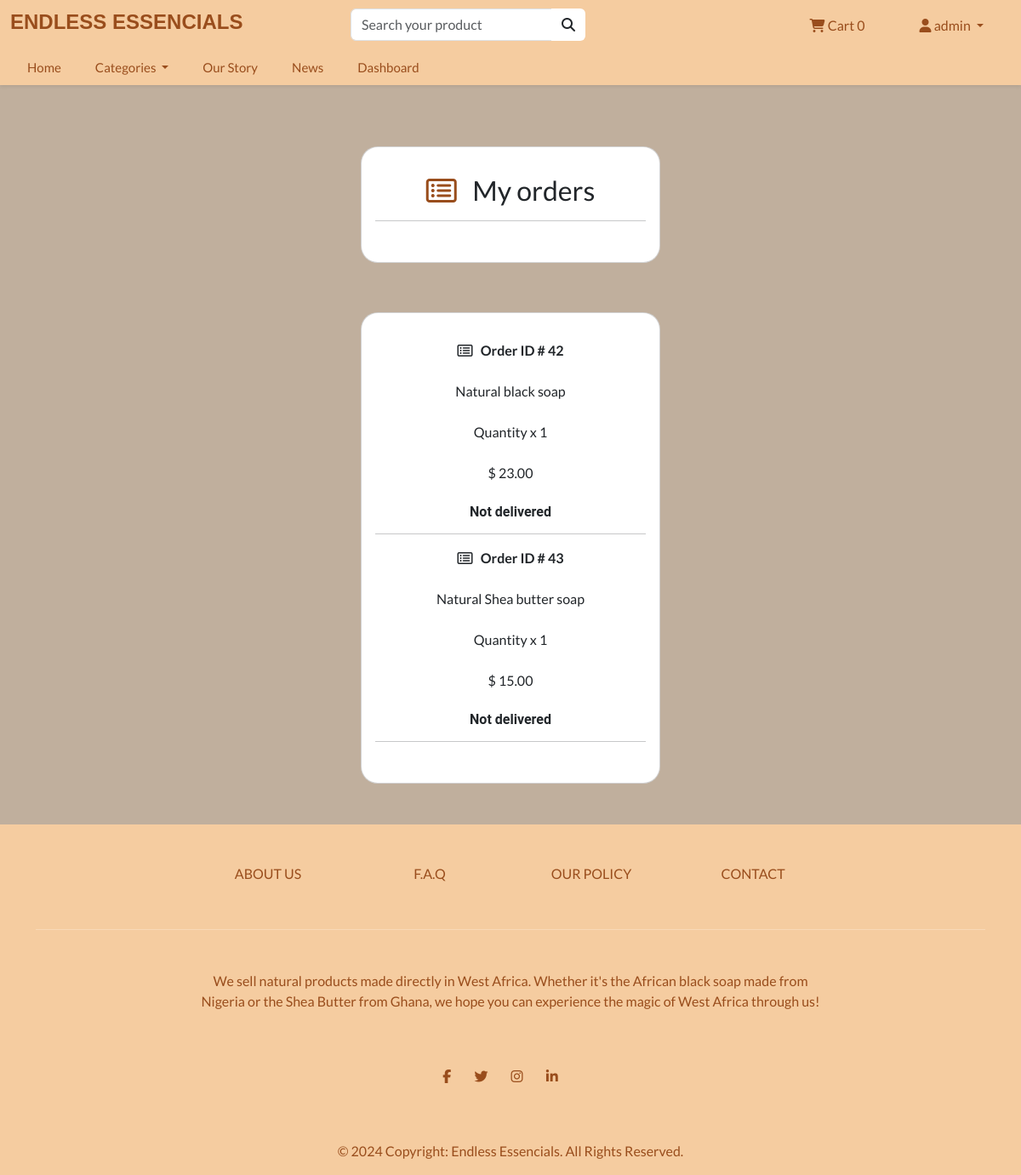
The page /account/track-orders (signed in) on the database its author committed.
### payment/models.py (models this page shows, shortened)
class OrderItem(models.Model):
    order = models.ForeignKey(Order, on_delete=models.CASCADE, null=True)
    product = models.ForeignKey(Product, on_delete=models.CASCADE, null=True)
    quantity = models.PositiveBigIntegerField(default=1)
    price = models.DecimalField(max_digits=8, decimal_places=2)
    user = models.ForeignKey(User, on_delete=models.CASCADE, null=True, blank=True)
    delivered = models.CharField(max_length=50, choices=CHOICES, default="Not delivered")

### store/models.py (models this page shows, shortened)
class Product(models.Model):
    category = models.ForeignKey(Category, related_name='product', on_delete=models.CASCADE, null=True)
    title = models.CharField(max_length=250)
    brand = models.CharField(max_length=250, default="un-branded")
    description = models.TextField(blank=True)
    slug = models.SlugField(max_length=50)
    previous_price = models.DecimalField(max_digits=4, decimal_places=2, default=0, null=True)
    price = models.DecimalField(max_digits=4, decimal_places=2)
    image = models.ImageField(upload_to="images/")
    date_added = models.DateTimeField(auto_now=True)
    class Meta:
        verbose_name_plural = "products"
    def __str__(self):
        return self.title

### account/views.py (the view)
# urls.py: path('track-orders', views.track_orders, name='track-orders')
@login_required(login_url='my-login')
def track_orders(request):
    try:
        orders = OrderItem.objects.filter(user=request.user)
        context = {'orders':orders, 'title':'Track orders'}
        return render(request, 'account/track-orders.html', context=context)
    except:
        return render(request, 'account/track-orders.html')

### cart/cart.py (called while the page is built)
    def __len__(self):
        return sum(item['qty'] for item in self.cart.values())

### cart/context_processors.py (called while the page is built)
def cart(request):
    return{'cart': Cart(request)}

### store/models.py (called while the page is built)
    def get_absolute_url(self):
        return reverse('list-category', args=[self.slug])

### store/views.py (called while the page is built)
def categories(request):
    all_categories = Category.objects.all()
    return {'all_categories': all_categories}

### account/templates/account/track-orders.html (shortened to what this page needs)
{% extends "store/base.html" %}
{% load static %}
{% load crispy_forms_tags %}
{% block content %}
<br><br>
<body>
    <section class="pt-4" data-aos="fade-up">
        <div class="card pt-3 pb-3"
            style="border-radius: 20px; margin: 0 auto; float:none; margin-bottom:10px; max-width: 22rem;">
            <div class="card-body text-center">
                <h3 class="card-title"><i class="fa fa-list-alt i" aria-hidden="true"></i> &nbsp; My orders</h3>
                <hr>
            </div>
        </div>
    </section>
    <br>
    <section class="pt-4">
        <div class="card pt-3 pb-3"
            style="border-radius: 20px; margin: 0 auto; float:none; margin-bottom:10px; max-width: 22rem;">
            <div class="card-body text-center">
                {% for order in orders %}
                <strong><i class="fa fa-list-alt" aria-hidden="true"></i> &nbsp; Order ID # {{ order.id }}</strong>
                <br><br>
                {{ order.product }}
                <br><br>
                Quantity x {{ order.quantity }}
                <br><br>
                $ {{ order.price }}
                <br><br>
                <h6 style="font-family: Roboto; font-weight:600">{{ order.delivered }}</h6>
                <hr>
                {% endfor %}
            </div>
        </div>
    </section>
</body>
{% endblock %}

### store/templates/store/base.html (shortened to what this page needs)
{% load static %}
<!DOCTYPE html>
<html>
  <head>
    <link rel="stylesheet" href="https://unpkg.com/aos@next/dist/aos.css" />
    <link rel="stylesheet" href="https://cdnjs.cloudflare.com/ajax/libs/font-awesome/6.4.2/css/all.min.css"
 />
    <link
      rel="stylesheet"
      href="https://bootswatch.com/5/flatly/bootstrap.min.css"
    />
    <link
      rel="stylesheet"
      href="https://cdnjs.cloudflare.com/ajax/libs/font-awesome/4.7.0/css/font-awesome.min.css"
    />
    <link rel="stylesheet" href="{% static 'store/styles.css' %}" />
  </head>
  <body>
        <div class="main-navbar shadow-sm sticky-top">
          <div class="top-navbar">
            <div class="container-fluid">
              <div class="row">
                <div class="col-md-4 my-auto d-none d-sm-none d-md-block d-lg-block">
                  <h4 class="brand-name">ENDLESS ESSENCIALS</h4>
                </div>
                <div class="col-md-3 ml-auto">
                  <form action="{% url 'store' %}" role="search">
                    <div class="input-group">
                      <input type="text" placeholder="Search your product" name="search" class="form-control" />
                      <button class="btn bg-white" type="submit">
                        <i class="fa fa-search"></i>
                      </button>
                    </div>
                  </form>
                </div>
                <div class="col-md-5 my-auto">
                  <ul class="nav justify-content-end">
                    <li class="nav-item">
                      <a class="nav-link" class="pt-3 p-2" type="button" role="button" href="{% url 'cart-summary' %}">
                        <i class="fa fa-shopping-cart"></i> Cart
                        <div id="cart-qty" class="cart__header__desktop d-inline-flex">
                          {% with qty_amount=cart|length %} {% if qty_amount > 0 %}
                          <span>{{ qty_amount }}</span>
                          {% else %}
                          <span>0</span>
                          {% endif %} {% endwith %}
                        </div>
                      </a>
                    </li>
                    <li class="nav-item dropdown">
                      {% if user.is_authenticated %}
                        <a class="nav-link dropdown-toggle" href="#" id="navbarDropdown" role="button" data-bs-toggle="dropdown"
                          aria-expanded="false">
                          <i class="fa fa-user"></i> {{ user.username }}
                        </a>
                      {% endif %}
                    </li>
                  </ul>
                </div>
              </div>
            </div>
          </div>
          <nav class="navbar navbar-expand-lg">
            <div class="container-fluid">
              <div class="collapse navbar-collapse" id="navbarSupportedContent">
                <ul class="navbar-nav me-auto mb-2 mb-lg-0">
                  <li class="nav-item">
                    <a class="nav-link" href="{% url 'index' %}">Home</a>
                  </li>
                  <li class="nav-item dropdown">
                    <a class="nav-link dropdown-toggle" href="#" id="navbarDropdown" role="button" data-toggle="dropdown"
                      aria-haspopup="true" aria-expanded="false">
                      Categories
                    </a>
                  </li>
                  <li class="nav-item">
                    <a class="nav-link" href="{% url 'our-story' %}">Our Story</a>
                  </li>
                  <li class="nav-item">
                    <a class="nav-link" href="{% url 'our-news' %}">News</a>
                  </li>
                  {% if user.is_authenticated %}
                    <li class="nav-item">
                      <a class="nav-link" href="{% url 'dashboard' %}">Dashboard</a>
                    </li>
                  {% endif %}
                </ul>
              </div>
            </div>
          </nav>
        </div>
    {% block content %} {% endblock %}
    <div data-aos="fade-down">
      <footer class="text-center text-white" style="background-color: #f5cca0">
        <div class="container">
          <section class="mt-5">
            <div
              class="row text-center d-flex justify-content-center pt-5"
              style="color: #994d1c"
            >
              <div class="col-md-2">
                <h6 class="text-uppercase font-weight-bold">
                  <a href="{% url 'about-page' %}" class="">About us</a>
                </h6>
              </div>
              <div class="col-md-2">
                <h6 class="text-uppercase font-weight-bold">
                  <a href="{% url 'faq' %}" class="">F.A.Q</a>
                </h6>
              </div>
              <div class="col-md-2">
                <h6 class="text-uppercase font-weight-bold">
                  <a href="{% url 'our-policy' %}" class="">Our Policy</a>
                </h6>
              </div>
              <div class="col-md-2">
                <h6 class="text-uppercase font-weight-bold">
                  <a href="{% url 'contact' %}" class="">Contact</a>
                </h6>
              </div>
            </div>
          </section>
          <hr class="my-5" />
          <section class="mb-5">
            <div class="row d-flex justify-content-center">
              <div class="col-lg-8">
                <p style="color: #994d1c">
                  We sell natural products made directly in West Africa. Whether
                  it's the African black soap made from Nigeria or the Shea
                  Butter from Ghana, we hope you can experience the magic of
                  West Africa through us!
                </p>
              </div>
            </div>
          </section>
          <section class="text-center mb-5">
            <a
              href="https://www.facebook.com/alima.dadzie.9?mibextid=LQQJ4d"
              class="text-white me-4"
            >
              <i class="fa fa-facebook-f i"></i>
            </a>
            <a
              href="https://x.com/_timelesse/status/1732935934692266332?s=46&t=05Eb6Il3UJqhyXNHPUHFWg"
              class="text-white me-4"
            >
              <i class="fa fa-twitter i"></i>
            </a>
            <a
              href="https://www.instagram.com/endless_essencials?igsh=OGQ5ZDc2ODk2ZA%3D%3D&utm_source=qr"
              class="text-white me-4"
            >
              <i class="fa fa-instagram i"></i>
            </a>
            <a href="" class="text-white me-4">
              <i class="fa fa-linkedin i"></i>
            </a>
          </section>
        </div>
        <div
          style="color: #994d1c"
          class="text-center p-3"
          style="background-color: rgba(0, 0, 0, 0.2)"
        >
          © 2024 Copyright:
          <a style="color: #994d1c">Endless Essencials. All Rights Reserved.</a>
        </div>
      </footer>
    </div>
  </body>
</html>

### store/static/store/styles.css (style rules this page uses)
:root { --mainColor: #F5CCA0; --light:#e7d4c5; --white:#fff; }
body { background-color: var(--light); }
.dropdown { position: relative; display: inline-block; }
.btn { background-color: #994D1C; border: none; }
li { list-style: none; }
a { text-decoration: none; cursor: pointer; color: #994D1C; transition: 0.4s; }
.i { color: #994D1C; transition: 0.4s; }
body { overflow-x: hidden; }

### store/templates/store/base.html (style rules this page uses)
.main-navbar { border-bottom: 1px solid #f5cca0; }
.main-navbar .top-navbar { background-color: #f5cca0; padding-top: 10px; padding-bottom: 10px; }
.main-navbar .top-navbar .brand-name { color: #994D1C; font-weight: 900; font-family: 'Franklin Gothic Medium', 'Arial Narrow', Arial, sans-serif; }
.main-navbar .top-navbar .nav-link { color: #994D1C; font-size: 16px; font-weight: 500; }
.main-navbar .navbar { padding: 0px; background-color: #f5cca0; }
.main-navbar .navbar .nav-item .nav-link { padding: 8px 20px; color: #994D1C; font-size: 15px; }

### account/templates/account/track-orders.html (style rules this page uses)
body { background-color: #c0af9d; }

### rows shown on the page
OrderItem: id "42", product "Natural black soap", quantity "1", price "23.00", delivered "Not delivered"
OrderItem: id "43", product "Natural Shea butter soap", quantity "1", price "15.00", delivered "Not delivered"

### other values the page prints
{{ user.username }} "admin"
